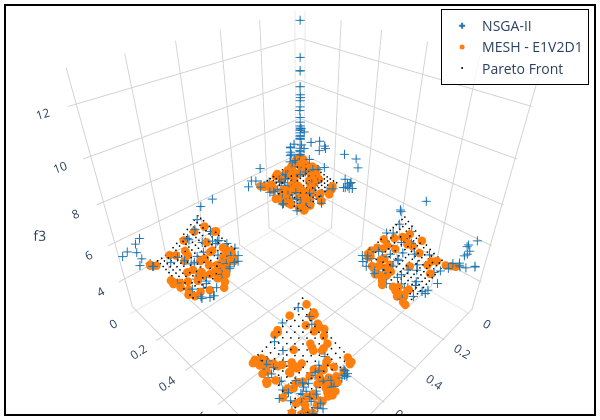

Notebook source saved alongside this figure:
### Markdown cell above
### MESH vs Pymoo 3D:

### Code cell
nsga2_result = pickle.load(open(f'../result/NSGA2_{experiment_name}.pkl', 'rb'))

# Creating a subplot
fig = go.Figure()

fig.add_trace(go.Scatter3d(x=nsga2_result['combined'][1][:,0], 
               y=nsga2_result['combined'][1][:,1],
               z=nsga2_result['combined'][1][:,2],
               mode='markers', marker=dict(size=5, symbol='cross', color=mcolors.to_hex(cm.tab10(0))),
               name="NSGA-II")
               )

add_MESH = True
if(add_MESH):
    for i in range(num_dataset):
        fig.add_trace(pareto_front[i])

axis_range = None

# Setting layout
fig.update_layout(
    shapes=[
        dict(
            type="rect",
            xref="paper", yref="paper",
            x0=0, y0=0, x1=1, y1=1,
            line=dict(color="black", width=2),
            fillcolor="rgba(0,0,0,0)"  # Transparente
        )
    ],
    scene=dict(
        camera=dict(
          eye=dict(x=1,y=1,z=1)
        ),
        xaxis=dict(
            title=dict(text='f1', font=dict(size=14)),
            tickfont=dict(size=12),
            backgroundcolor='white',  # X-axis background
            gridcolor='lightgray',    # Grid color on X axis 
            showbackground=True,       # Show background
            range=axis_range
        ),
        yaxis=dict(
            title=dict(text='f2', font=dict(size=14)),
            tickfont=dict(size=12),
            backgroundcolor='white',  # Y-axis background
            gridcolor='lightgray',    # Grid color on Y axis
            showbackground=True,       # Show background
            range=axis_range
        ),
        zaxis=dict(
            title=dict(text='f3', font=dict(size=14)),
            tickfont=dict(size=12),
            backgroundcolor='white',  # Z-axis background
            gridcolor='lightgray',    # Grid color on Z axis
            showbackground=True,       # Show background
            range=axis_range
        ),
        aspectmode='cube'
    ),
    legend=dict(
        x=0.99,
        y=0.99,
        xanchor="right",
        yanchor="top",
        bgcolor="rgba(255,255,255,0.8)",  # fundo leve para não colidir com os pontos
        bordercolor="black",
        borderwidth=1,
        font=dict(size=14)
    ),
    showlegend=True,
    # title=dict(
    #     text='MESH - ' + experiment_name,
    #     x=0.5,  # Centering the title
    #     xanchor='center',
    #     yanchor='top'
    # ),
    margin=dict(l=5, r=5, b=5, t=5), # Rearrange the margin
    width=600,   # Figure width (pixels)
    height=420,  # Figure height (pixels)
    paper_bgcolor="white",
    plot_bgcolor='white'
)

# Plotting the Pareto front
real_pareto_front = get_pareto(experiment_name, n_pareto_density, position_dim, 3)
fig.add_trace(
	go.Scatter3d(x=real_pareto_front[:,0],
		y=real_pareto_front[:,1],
		z=real_pareto_front[:,2],
		mode='markers', marker=dict(size=1, color='black'),
		name='Pareto Front',
		showlegend=True
		)
	)

# Showing the figure
fig.show()

### Figure 1 — Plotly figure (JSON) as saved in the notebook; plotly's stock layout.template omitted (floating-point values rounded to 4 significant figures; data arrays with more than 128 entries replaced by an {"elided": "..."} marker saying what was removed)
{"data": [{"marker": {"color": "#1f77b4", "size": 5, "symbol": "cross"}, "mode": "markers", "name": "NSGA-II", "type": "scatter3d", "x": {"elided": "300 float values"}, "y": {"elided": "300 float values"}, "z": {"elided": "300 float values"}}, {"marker": {"color": "#ff7f0e", "size": 5, "symbol": "circle"}, "mode": "markers", "name": "MESH - E1V2D1", "showlegend": true, "type": "scatter3d", "x": {"elided": "300 float values"}, "y": {"elided": "300 float values"}, "z": {"elided": "300 float values"}}, {"marker": {"color": "black", "size": 1}, "mode": "markers", "name": "Pareto Front", "showlegend": true, "type": "scatter3d", "x": {"elided": "625 float values"}, "y": {"elided": "625 float values"}, "z": {"elided": "625 float values"}}], "layout": {"height": 420, "legend": {"bgcolor": "rgba(255,255,255,0.8)", "bordercolor": "black", "borderwidth": 1, "font": {"size": 14}, "x": 0.99, "xanchor": "right", "y": 0.99, "yanchor": "top"}, "margin": {"b": 5, "l": 5, "r": 5, "t": 5}, "paper_bgcolor": "white", "plot_bgcolor": "white", "scene": {"aspectmode": "cube", "camera": {"eye": {"x": 1, "y": 1, "z": 1}}, "xaxis": {"backgroundcolor": "white", "gridcolor": "lightgray", "showbackground": true, "tickfont": {"size": 12}, "title": {"font": {"size": 14}, "text": "f1"}}, "yaxis": {"backgroundcolor": "white", "gridcolor": "lightgray", "showbackground": true, "tickfont": {"size": 12}, "title": {"font": {"size": 14}, "text": "f2"}}, "zaxis": {"backgroundcolor": "white", "gridcolor": "lightgray", "showbackground": true, "tickfont": {"size": 12}, "title": {"font": {"size": 14}, "text": "f3"}}}, "shapes": [{"fillcolor": "rgba(0,0,0,0)", "line": {"color": "black", "width": 2}, "type": "rect", "x0": 0, "x1": 1, "xref": "paper", "y0": 0, "y1": 1, "yref": "paper"}], "showlegend": true, "width": 600}}
